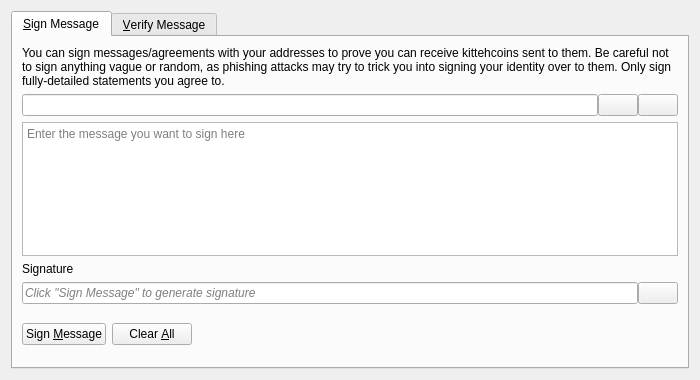
<?xml version="1.0" encoding="UTF-8"?>
<ui version="4.0">
 <class>SignVerifyMessageDialog</class>
 <widget class="QDialog" name="SignVerifyMessageDialog">
  <property name="geometry">
   <rect>
    <x>0</x>
    <y>0</y>
    <width>700</width>
    <height>380</height>
   </rect>
  </property>
  <property name="windowTitle">
   <string>Signatures - Sign / Verify a Message</string>
  </property>
  <property name="modal">
   <bool>true</bool>
  </property>
  <layout class="QVBoxLayout" name="verticalLayout">
   <item>
    <widget class="QTabWidget" name="tabWidget">
     <property name="currentIndex">
      <number>0</number>
     </property>
     <widget class="QWidget" name="tabSignMessage">
      <attribute name="title">
       <string>&amp;Sign Message</string>
      </attribute>
      <layout class="QVBoxLayout" name="verticalLayout_SM">
       <item>
        <widget class="QLabel" name="infoLabel_SM">
         <property name="text">
          <string>You can sign messages/agreements with your addresses to prove you can receive kittehcoins sent to them. Be careful not to sign anything vague or random, as phishing attacks may try to trick you into signing your identity over to them. Only sign fully-detailed statements you agree to.</string>
         </property>
         <property name="textFormat">
          <enum>Qt::PlainText</enum>
         </property>
         <property name="wordWrap">
          <bool>true</bool>
         </property>
        </widget>
       </item>
       <item>
        <layout class="QHBoxLayout" name="horizontalLayout_1_SM">
         <property name="spacing">
          <number>0</number>
         </property>
         <item>
          <widget class="QValidatedLineEdit" name="addressIn_SM">
           <property name="toolTip">
            <string>The KittehCoin address to sign the message with</string>
           </property>
          </widget>
         </item>
         <item>
          <widget class="QPushButton" name="addressBookButton_SM">
           <property name="toolTip">
            <string>Choose previously used address</string>
           </property>
           <property name="text">
            <string/>
           </property>
           <property name="icon">
            <iconset resource="../bitcoin.qrc">
             <normaloff>:/icons/address-book</normaloff>:/icons/address-book</iconset>
           </property>
           <property name="shortcut">
            <string>Alt+A</string>
           </property>
           <property name="autoDefault">
            <bool>false</bool>
           </property>
          </widget>
         </item>
         <item>
          <widget class="QPushButton" name="pasteButton_SM">
           <property name="toolTip">
            <string>Paste address from clipboard</string>
           </property>
           <property name="text">
            <string/>
           </property>
           <property name="icon">
            <iconset resource="../bitcoin.qrc">
             <normaloff>:/icons/editpaste</normaloff>:/icons/editpaste</iconset>
           </property>
           <property name="shortcut">
            <string>Alt+P</string>
           </property>
           <property name="autoDefault">
            <bool>false</bool>
           </property>
          </widget>
         </item>
        </layout>
       </item>
       <item>
        <widget class="QPlainTextEdit" name="messageIn_SM">
         <property name="toolTip">
          <string>Enter the message you want to sign here</string>
         </property>
         <property name="placeholderText">
          <string>Enter the message you want to sign here</string>
         </property>
        </widget>
       </item>
       <item>
        <widget class="QLabel" name="signatureLabel_SM">
         <property name="text">
          <string>Signature</string>
         </property>
         <property name="textFormat">
          <enum>Qt::PlainText</enum>
         </property>
        </widget>
       </item>
       <item>
        <layout class="QHBoxLayout" name="horizontalLayout_2_SM">
         <property name="spacing">
          <number>0</number>
         </property>
         <item>
          <widget class="QLineEdit" name="signatureOut_SM">
           <property name="placeholderText">
            <string>Click "Sign Message" to generate signature</string>
           </property>
           <property name="font">
            <font>
             <italic>true</italic>
            </font>
           </property>
           <property name="readOnly">
            <bool>true</bool>
           </property>
          </widget>
         </item>
         <item>
          <widget class="QPushButton" name="copySignatureButton_SM">
           <property name="toolTip">
            <string>Copy the current signature to the system clipboard</string>
           </property>
           <property name="text">
            <string/>
           </property>
           <property name="icon">
            <iconset resource="../bitcoin.qrc">
             <normaloff>:/icons/editcopy</normaloff>:/icons/editcopy</iconset>
           </property>
           <property name="autoDefault">
            <bool>false</bool>
           </property>
          </widget>
         </item>
        </layout>
       </item>
       <item>
        <layout class="QHBoxLayout" name="horizontalLayout_3_SM">
         <item>
          <widget class="QPushButton" name="signMessageButton_SM">
           <property name="toolTip">
            <string>Sign the message to prove you own this KittehCoin address</string>
           </property>
           <property name="text">
            <string>Sign &amp;Message</string>
           </property>
           <property name="icon">
            <iconset resource="../bitcoin.qrc">
             <normaloff>:/icons/edit</normaloff>:/icons/edit</iconset>
           </property>
           <property name="autoDefault">
            <bool>false</bool>
           </property>
          </widget>
         </item>
         <item>
          <widget class="QPushButton" name="clearButton_SM">
           <property name="toolTip">
            <string>Reset all sign message fields</string>
           </property>
           <property name="text">
            <string>Clear &amp;All</string>
           </property>
           <property name="icon">
            <iconset resource="../bitcoin.qrc">
             <normaloff>:/icons/remove</normaloff>:/icons/remove</iconset>
           </property>
           <property name="autoDefault">
            <bool>false</bool>
           </property>
          </widget>
         </item>
         <item>
          <spacer name="horizontalSpacer_1_SM">
           <property name="orientation">
            <enum>Qt::Horizontal</enum>
           </property>
           <property name="sizeHint" stdset="0">
            <size>
             <width>40</width>
             <height>48</height>
            </size>
           </property>
          </spacer>
         </item>
         <item>
          <widget class="QLabel" name="statusLabel_SM">
           <property name="font">
            <font>
             <weight>75</weight>
             <bold>true</bold>
            </font>
           </property>
           <property name="text">
            <string/>
           </property>
           <property name="wordWrap">
            <bool>true</bool>
           </property>
          </widget>
         </item>
         <item>
          <spacer name="horizontalSpacer_2_SM">
           <property name="orientation">
            <enum>Qt::Horizontal</enum>
           </property>
           <property name="sizeHint" stdset="0">
            <size>
             <width>40</width>
             <height>48</height>
            </size>
           </property>
          </spacer>
         </item>
        </layout>
       </item>
      </layout>
     </widget>
     <widget class="QWidget" name="tabVerifyMessage">
      <attribute name="title">
       <string>&amp;Verify Message</string>
      </attribute>
      <layout class="QVBoxLayout" name="verticalLayout_VM">
       <item>
        <widget class="QLabel" name="infoLabel_VM">
         <property name="text">
          <string>Enter the receiver's address, message (ensure you copy line breaks, spaces, tabs, etc. exactly) and signature below to verify the message. Be careful not to read more into the signature than what is in the signed message itself, to avoid being tricked by a man-in-the-middle attack. Note that this only proves the signing party receives with the address, it cannot prove sendership of any transaction!</string>
         </property>
         <property name="textFormat">
          <enum>Qt::PlainText</enum>
         </property>
         <property name="alignment">
          <set>Qt::AlignLeading|Qt::AlignLeft|Qt::AlignTop</set>
         </property>
         <property name="wordWrap">
          <bool>true</bool>
         </property>
        </widget>
       </item>
       <item>
        <layout class="QHBoxLayout" name="horizontalLayout_1_VM">
         <property name="spacing">
          <number>0</number>
         </property>
         <item>
          <widget class="QValidatedLineEdit" name="addressIn_VM">
           <property name="toolTip">
            <string>The KittehCoin address the message was signed with</string>
           </property>
          </widget>
         </item>
         <item>
          <widget class="QPushButton" name="addressBookButton_VM">
           <property name="toolTip">
            <string>Choose previously used address</string>
           </property>
           <property name="text">
            <string/>
           </property>
           <property name="icon">
            <iconset resource="../bitcoin.qrc">
             <normaloff>:/icons/address-book</normaloff>:/icons/address-book</iconset>
           </property>
           <property name="shortcut">
            <string>Alt+A</string>
           </property>
           <property name="autoDefault">
            <bool>false</bool>
           </property>
          </widget>
         </item>
        </layout>
       </item>
       <item>
        <widget class="QPlainTextEdit" name="messageIn_VM">
          <property name="toolTip">
            <string>The signed message to verify</string>
          </property>
          <property name="placeholderText">
            <string>The signed message to verify</string>
          </property>
        </widget>
       </item>
       <item>
        <widget class="QValidatedLineEdit" name="signatureIn_VM">
          <property name="toolTip">
            <string>The signature given when the message was signed</string>
          </property>
          <property name="placeholderText">
            <string>The signature given when the message was signed</string>
          </property>
        </widget>
       </item>
       <item>
        <layout class="QHBoxLayout" name="horizontalLayout_2_VM">
         <item>
          <widget class="QPushButton" name="verifyMessageButton_VM">
           <property name="toolTip">
            <string>Verify the message to ensure it was signed with the specified KittehCoin address</string>
           </property>
           <property name="text">
            <string>Verify &amp;Message</string>
           </property>
           <property name="icon">
            <iconset resource="../bitcoin.qrc">
             <normaloff>:/icons/transaction_0</normaloff>:/icons/transaction_0</iconset>
           </property>
           <property name="autoDefault">
            <bool>false</bool>
           </property>
          </widget>
         </item>
         <item>
          <widget class="QPushButton" name="clearButton_VM">
           <property name="toolTip">
            <string>Reset all verify message fields</string>
           </property>
           <property name="text">
            <string>Clear &amp;All</string>
           </property>
           <property name="icon">
            <iconset resource="../bitcoin.qrc">
             <normaloff>:/icons/remove</normaloff>:/icons/remove</iconset>
           </property>
           <property name="autoDefault">
            <bool>false</bool>
           </property>
          </widget>
         </item>
         <item>
          <spacer name="horizontalSpacer_1_VM">
           <property name="orientation">
            <enum>Qt::Horizontal</enum>
           </property>
           <property name="sizeHint" stdset="0">
            <size>
             <width>40</width>
             <height>48</height>
            </size>
           </property>
          </spacer>
         </item>
         <item>
          <widget class="QLabel" name="statusLabel_VM">
           <property name="font">
            <font>
             <weight>75</weight>
             <bold>true</bold>
            </font>
           </property>
           <property name="text">
            <string/>
           </property>
           <property name="wordWrap">
            <bool>true</bool>
           </property>
          </widget>
         </item>
         <item>
          <spacer name="horizontalSpacer_2_VM">
           <property name="orientation">
            <enum>Qt::Horizontal</enum>
           </property>
           <property name="sizeHint" stdset="0">
            <size>
             <width>40</width>
             <height>48</height>
            </size>
           </property>
          </spacer>
         </item>
        </layout>
       </item>
      </layout>
     </widget>
    </widget>
   </item>
  </layout>
 </widget>
 <customwidgets>
  <customwidget>
   <class>QValidatedLineEdit</class>
   <extends>QLineEdit</extends>
   <header>qt/qvalidatedlineedit.h</header>
  </customwidget>
 </customwidgets>
 <resources>
  <include location="../bitcoin.qrc"/>
 </resources>
 <connections/>
</ui>
